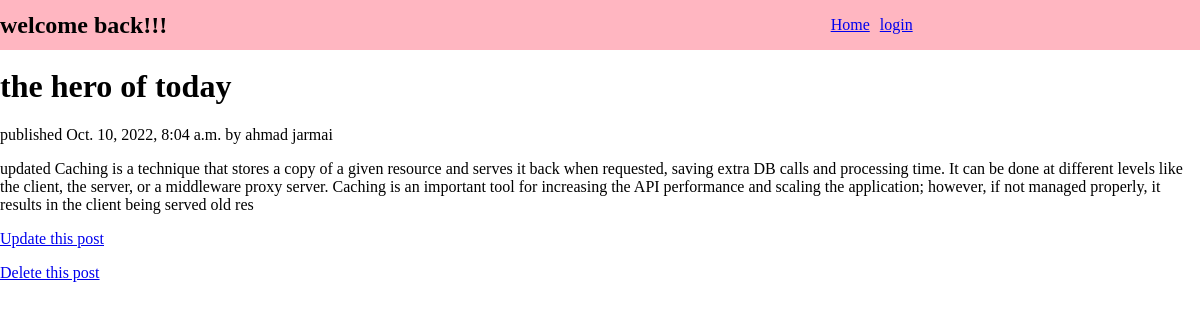
The app's page /todo/detail/1/ with its own data.
### todos/models.py (models this page shows, shortened)
class Article(models.Model) :
    name =models.CharField(max_length=200)
    title =models.CharField(max_length=200)
    body =models.TextField()
    created =models.DateTimeField(auto_now_add=True)
    class Meta :
        ordering =['-name']

### todos/views.py (the view)
# urls.py: path('detail/<int:pk>/', views.DetailViewItem.as_view(), name='detail'),
class DetailViewItem(DetailView) :
    model =Article
    context_object_name ='user'
    template_name ='todos/detail.html'

### todos/templates/todos/detail.html (shortened to what this page needs)
{% extends 'base.html' %}
{% block content %}
 <h1>{{ user.title }}</h1>
 <p> published {{ user.created }} by {{ user.name }}</p>
 <p>{{ user.body }}</p>
 <p> <a href="{% url 'update' pk=user.id %}">Update this post</a></p>
 <spa><a href="{% url 'delete' pk=user.id %}">Delete this post</a></spa>
{% endblock %}

### todos/static/css/app.css (style rules this page uses)
* { box-sizing :border-box; }
html, body { padding: 0; margin: 0; background-color: #fff; height: 100%; }

### records on screen
Article: title "the hero of today", created "Oct. 10, 2022, 8:04 a.m.", name "ahmad jarmai", body "updated Caching is a technique that stores a copy of a given resource and serves it back when requested, saving extra DB calls and processing time. It can be done at different levels like the client, the server, or a middleware proxy server. Caching is an important tool for increasing the API performance and scaling the application; however, if not managed properly, it results in the client being served old res"
